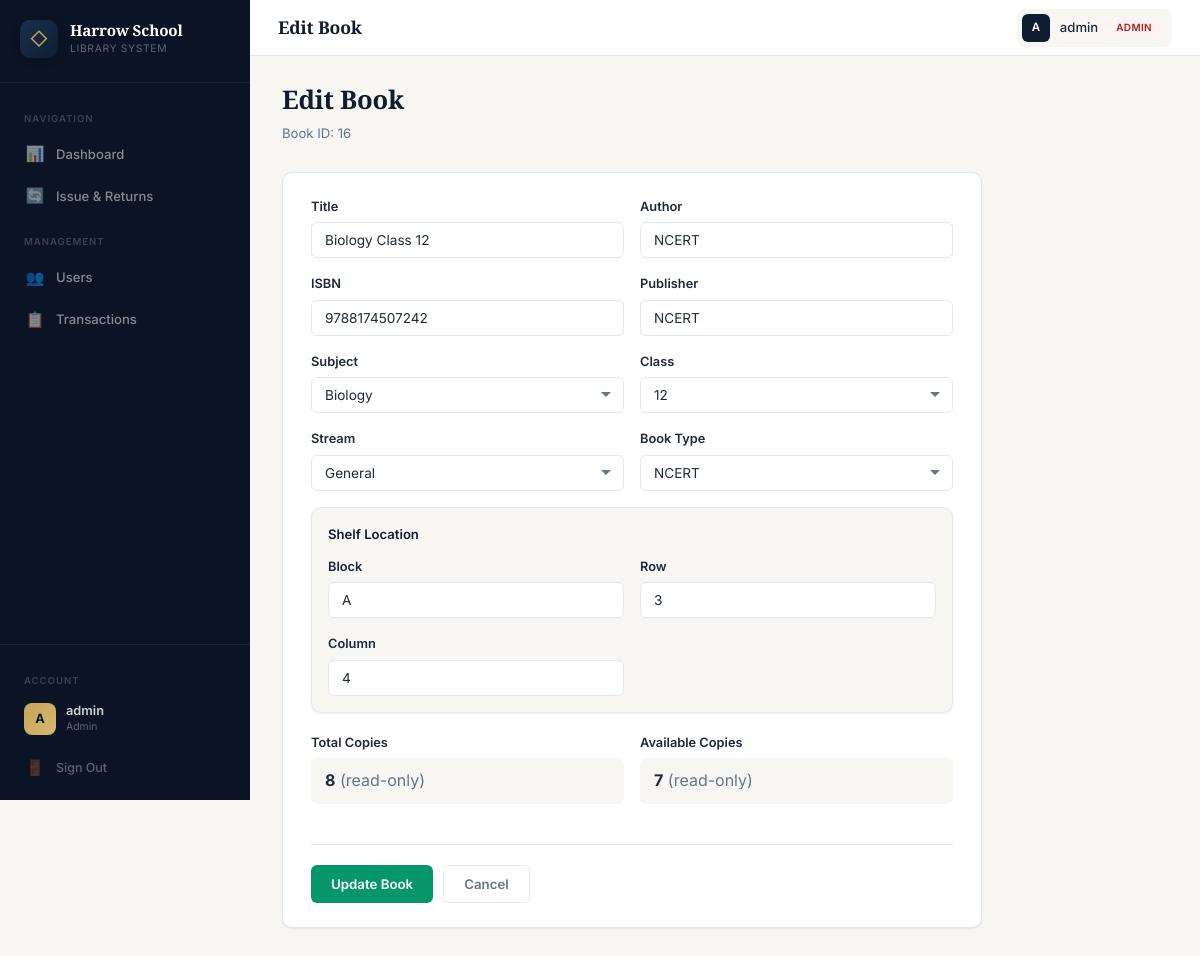
Before: /edit-book/16 (signed in) with the older database file.
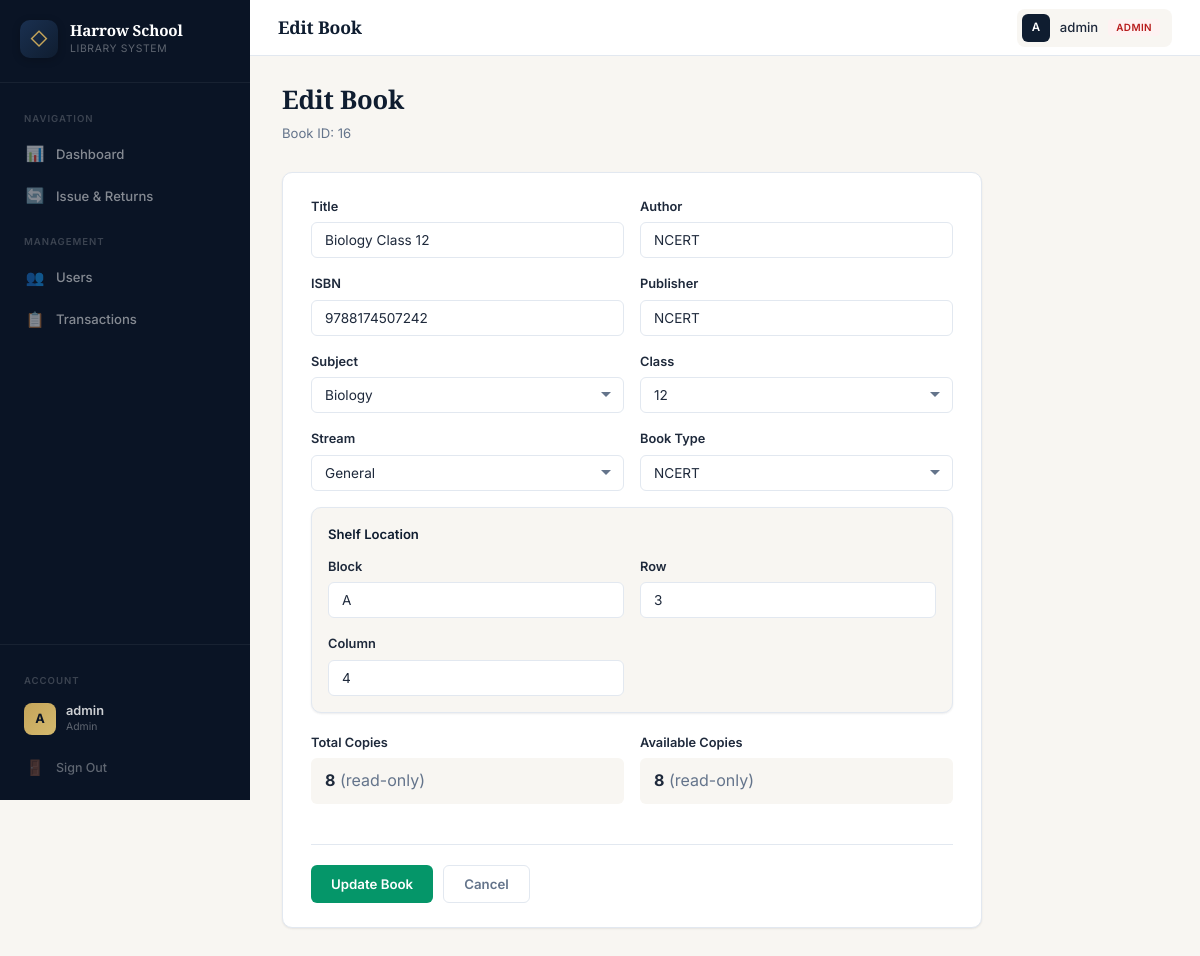
After: the same page with the newer database file.
### tables this page shows
CREATE TABLE books (
        id INTEGER PRIMARY KEY AUTOINCREMENT,
        title TEXT NOT NULL,
        author TEXT NOT NULL,
        isbn TEXT,
        subject TEXT DEFAULT 'General',
        class_level TEXT DEFAULT 'General',
        stream TEXT DEFAULT 'General',
        book_type TEXT DEFAULT 'Textbook',
        magazine_name TEXT,
        publisher TEXT,
        total_copies INTEGER DEFAULT 1,
        available_copies INTEGER DEFAULT 1,
        shelf_row TEXT,
        shelf_column TEXT,
        shelf_block TEXT,
        registered_date TEXT DEFAULT (date('now')),
        created_at TIMESTAMP DEFAULT CURRENT_TIMESTAMP
    );

### app.py (the view, shortened to what this page needs)
@app.route('/edit-book/<int:book_id>', methods=['GET', 'POST'])
@login_required
@admin_required
def edit_book(book_id):
    db = get_db()
    book = db.execute("SELECT * FROM books WHERE id=?", (book_id,)).fetchone()
    db.close()
    if not book:
        return redirect('/admin')
    return render_template('edit_book.html', book=book)

### app.py (called while the page is built)
def get_db():
    db = sqlite3.connect("library.db")
    db.row_factory = sqlite3.Row
    db.execute("PRAGMA foreign_keys = ON")
    return db

def login_required(f):
    @wraps(f)
    def decorated_function(*args, **kwargs):
        if 'user_id' not in session:
            return redirect('/')
        return f(*args, **kwargs)
    return decorated_function

def admin_required(f):
    @wraps(f)
    def decorated_function(*args, **kwargs):
        if session.get('role') != 'admin':
            return redirect('/dashboard')
        return f(*args, **kwargs)
    return decorated_function

@app.context_processor
def inject_globals():
    return {
        'now': datetime.now().strftime("%Y-%m-%d"),
        'CLASS_LEVELS': CLASS_LEVELS,
        'STREAMS': STREAMS,
        'BOOK_TYPES': BOOK_TYPES,
        'SUBJECTS': SUBJECTS,
        'MAGAZINE_TYPES': MAGAZINE_TYPES,
        'SUBJECTS_BY_CLASS': SUBJECTS_BY_CLASS
    }

### templates/edit_book.html (shortened to what the changed rows need)
{% extends "layout.html" %}
{% block content %}
<div class="page-header">
  <h1>Edit Book</h1>
  <div class="subtitle">Book ID: {{ book.id }}</div>
</div>
<div class="card" style="max-width:700px;">
  <form method="POST">
    <div class="form-row">
      <div class="form-group">
        <label for="title">Title</label>
        <input type="text" id="title" name="title" class="form-control" value="{{ book.title }}" required>
      </div>
      <div class="form-group">
        <label for="author">Author</label>
        <input type="text" id="author" name="author" class="form-control" value="{{ book.author }}" required>
      </div>
    </div>
    <div class="form-row">
      <div class="form-group">
        <label for="isbn">ISBN</label>
        <input type="text" id="isbn" name="isbn" class="form-control" value="{{ book.isbn or '' }}">
      </div>
      <div class="form-group">
        <label for="publisher">Publisher</label>
        <input type="text" id="publisher" name="publisher" class="form-control" value="{{ book.publisher or '' }}">
      </div>
    </div>
    <div class="form-row">
      <div class="form-group">
        <label for="class_level">Class</label>
        <select id="class_level" name="class_level" class="form-control" onchange="filterSubjects(this, document.getElementById('subject'))">
          {% for c in CLASS_LEVELS %}<option value="{{ c }}" {% if book.class_level == c %}selected{% endif %}>{{ c }}</option>{% endfor %}
        </select>
      </div>
    </div>
    <div class="form-row">
      <div class="form-group">
        <label for="stream">Stream</label>
        <select id="stream" name="stream" class="form-control">
          {% for s in STREAMS %}<option value="{{ s }}" {% if book.stream == s %}selected{% endif %}>{{ s }}</option>{% endfor %}
        </select>
      </div>
      <div class="form-group">
        <label for="book_type">Book Type</label>
        <select id="book_type" name="book_type" class="form-control" onchange="toggleMag(this.value)">
          {% for t in BOOK_TYPES %}<option value="{{ t }}" {% if book.book_type == t %}selected{% endif %}>{{ t }}</option>{% endfor %}
        </select>
      </div>
    </div>
    <div class="card" style="margin-bottom:20px;padding:16px;background:var(--warm-50);border:1px solid var(--color-border);">
      <div class="form-row">
        <div class="form-group mb-0">
          <label for="shelf_block">Block</label>
          <input type="text" id="shelf_block" name="shelf_block" class="form-control" value="{{ book.shelf_block or '' }}" placeholder="e.g. A, B, C or Main, East...">
        </div>
        <div class="form-group mb-0">
          <label for="shelf_row">Row</label>
          <input type="text" id="shelf_row" name="shelf_row" class="form-control" value="{{ book.shelf_row or '' }}" placeholder="e.g. 1, 2, 3 or R1, R2...">
        </div>
        <div class="form-group mb-0">
          <label for="shelf_column">Column</label>
          <input type="text" id="shelf_column" name="shelf_column" class="form-control" value="{{ book.shelf_column or '' }}" placeholder="e.g. 1, 2, 3 or C1, C2...">
        </div>
      </div>
    </div>
    <div class="form-row">
      <div class="form-group">
        <p style="padding:10px 14px;background:var(--warm-50);border-radius:var(--radius-sm);"><strong>{{ book.total_copies }}</strong> <span class="text-muted">(read-only)</span></p>
      </div>
      <div class="form-group">
        <p style="padding:10px 14px;background:var(--warm-50);border-radius:var(--radius-sm);"><strong>{{ book.available_copies }}</strong> <span class="text-muted">(read-only)</span></p>
      </div>
    </div>
  </form>
</div>
{% endblock %}

Changed rows visible on the page:
changed books "Biology Class 12": available_copies "7" → "8"
